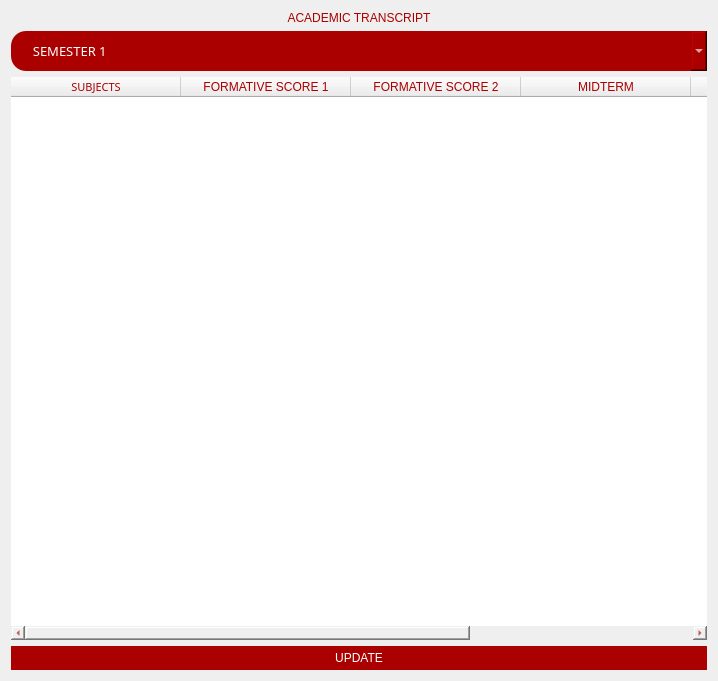
<?xml version="1.0" encoding="UTF-8"?>
<ui version="4.0">
 <class>StudentWindow</class>
 <widget class="QWidget" name="StudentWindow">
  <property name="geometry">
   <rect>
    <x>0</x>
    <y>0</y>
    <width>718</width>
    <height>681</height>
   </rect>
  </property>
  <property name="windowTitle">
   <string/>
  </property>
  <layout class="QVBoxLayout" name="verticalLayout">
   <item>
    <widget class="QLabel" name="label_title">
     <property name="styleSheet">
      <string notr="true">font: 87 20pt &quot;Arial Black&quot;;
color: rgb(170, 0, 0);</string>
     </property>
     <property name="text">
      <string>ACADEMIC TRANSCRIPT</string>
     </property>
     <property name="alignment">
      <set>Qt::AlignCenter</set>
     </property>
    </widget>
   </item>
   <item>
    <widget class="QComboBox" name="ComboBox">
     <property name="enabled">
      <bool>false</bool>
     </property>
     <property name="sizePolicy">
      <sizepolicy hsizetype="Preferred" vsizetype="Expanding">
       <horstretch>0</horstretch>
       <verstretch>0</verstretch>
      </sizepolicy>
     </property>
     <property name="maximumSize">
      <size>
       <width>16777215</width>
       <height>40</height>
      </size>
     </property>
     <property name="font">
      <font>
       <family>Arial Black</family>
       <pointsize>10</pointsize>
       <weight>9</weight>
       <italic>false</italic>
       <bold>false</bold>
      </font>
     </property>
     <property name="layoutDirection">
      <enum>Qt::LeftToRight</enum>
     </property>
     <property name="styleSheet">
      <string notr="true">font: 75 10pt &quot;Arial Black&quot;; 
background-color: rgb(170, 0,0);
color: rgb(255, 255, 255);
border-radius: 15px;
</string>
     </property>
     <property name="editable">
      <bool>false</bool>
     </property>
     <property name="currentIndex">
      <number>0</number>
     </property>
     <property name="frame">
      <bool>false</bool>
     </property>
     <item>
      <property name="text">
       <string>     SEMESTER 1</string>
      </property>
     </item>
     <item>
      <property name="text">
       <string>     SEMESTER 2</string>
      </property>
     </item>
     <item>
      <property name="text">
       <string>     SEMESTER 3</string>
      </property>
     </item>
     <item>
      <property name="text">
       <string>     SEMESTER 4</string>
      </property>
     </item>
     <item>
      <property name="text">
       <string>     SEMESTER 5</string>
      </property>
     </item>
     <item>
      <property name="text">
       <string>     SEMESTER 6</string>
      </property>
     </item>
     <item>
      <property name="text">
       <string>     SEMESTER 7</string>
      </property>
     </item>
     <item>
      <property name="text">
       <string>     SEMESTER 8</string>
      </property>
     </item>
     <item>
      <property name="text">
       <string>     SEMESTER 9</string>
      </property>
     </item>
    </widget>
   </item>
   <item>
    <widget class="QTableWidget" name="table_grades">
     <property name="sizePolicy">
      <sizepolicy hsizetype="Expanding" vsizetype="Expanding">
       <horstretch>0</horstretch>
       <verstretch>0</verstretch>
      </sizepolicy>
     </property>
     <property name="maximumSize">
      <size>
       <width>16777215</width>
       <height>16777215</height>
      </size>
     </property>
     <property name="mouseTracking">
      <bool>false</bool>
     </property>
     <property name="layoutDirection">
      <enum>Qt::LeftToRight</enum>
     </property>
     <property name="styleSheet">
      <string notr="true">font: 87 8pt &quot;Arial Black&quot;;
color: rgb(170, 0, 0);
border-radius: 15px;

</string>
     </property>
     <property name="frameShape">
      <enum>QFrame::NoFrame</enum>
     </property>
     <property name="verticalScrollBarPolicy">
      <enum>Qt::ScrollBarAsNeeded</enum>
     </property>
     <property name="autoScrollMargin">
      <number>16</number>
     </property>
     <property name="columnCount">
      <number>6</number>
     </property>
     <attribute name="horizontalHeaderCascadingSectionResizes">
      <bool>true</bool>
     </attribute>
     <attribute name="horizontalHeaderDefaultSectionSize">
      <number>170</number>
     </attribute>
     <attribute name="horizontalHeaderShowSortIndicator" stdset="0">
      <bool>true</bool>
     </attribute>
     <attribute name="horizontalHeaderStretchLastSection">
      <bool>true</bool>
     </attribute>
     <attribute name="verticalHeaderCascadingSectionResizes">
      <bool>true</bool>
     </attribute>
     <column>
      <property name="text">
       <string>SUBJECTS</string>
      </property>
      <property name="font">
       <font>
        <family>Arial Black</family>
        <pointsize>8</pointsize>
       </font>
      </property>
      <property name="textAlignment">
       <set>AlignCenter</set>
      </property>
     </column>
     <column>
      <property name="text">
       <string>FORMATIVE SCORE 1</string>
      </property>
     </column>
     <column>
      <property name="text">
       <string>FORMATIVE SCORE 2</string>
      </property>
     </column>
     <column>
      <property name="text">
       <string>MIDTERM</string>
      </property>
     </column>
     <column>
      <property name="text">
       <string>FINALTERM</string>
      </property>
     </column>
     <column>
      <property name="text">
       <string>AVERAGE</string>
      </property>
     </column>
    </widget>
   </item>
   <item>
    <widget class="QPushButton" name="PushButton_Update">
     <property name="styleSheet">
      <string notr="true">border-radius: 15px; /* Bo góc 10px */
padding: 5px; /* Khoảng cách nội dung với viền */
background-color: rgb(170, 0, 0);
color:rgb(255,255,255);
font: 87 10pt &quot;Arial Black&quot;;</string>
     </property>
     <property name="text">
      <string>UPDATE</string>
     </property>
    </widget>
   </item>
  </layout>
 </widget>
 <resources/>
 <connections/>
</ui>
